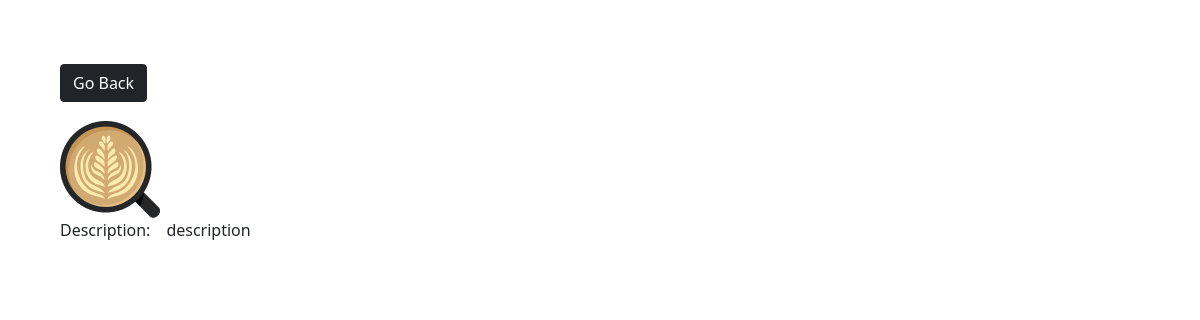
The page /photo/1 on the database its author committed.
### photos/models.py (models this page shows, shortened)
class Photo(models.Model):
    category = models.ForeignKey(Category,on_delete=models.SET_NULL,null=True,blank=True)
    image = models.ImageField(null=False,blank=False)
    description = models.TextField()

### photos/views.py (the view)
# urls.py: path('photo/<str:pk>',views.viewPhoto,name='photo'),
def viewPhoto(request,pk):
    photo = Photo.objects.get(id=pk)
    return render(request,'photos/photo.html',{'photo':photo})

### photos/templates/photos/photo.html (shortened to what this page needs)
<!DOCTYPE html>
<html lang="en">
<head>
    <link href="https://cdn.jsdelivr.net/npm/bootstrap@5.0.2/dist/css/bootstrap.min.css" rel="stylesheet">
</head>
<body class='m-5'>
    <div class="container">
        <div class="row justify-content-center">
            <div class="col">
                <a href="{% url 'gallery' %}" class="btn btn-dark my-3">Go Back</a>
                <div style='height:90vh'>
                    <img src="{{photo.image.url}}" style='max-width:100%; max-height:100%'>
                    <p>Description:&emsp;{{photo.description}}</p>
                </div>
            </div>
        </div>
    </div>
</body>
</html>

### rows shown on the page
Photo: image (picture), description "description"
